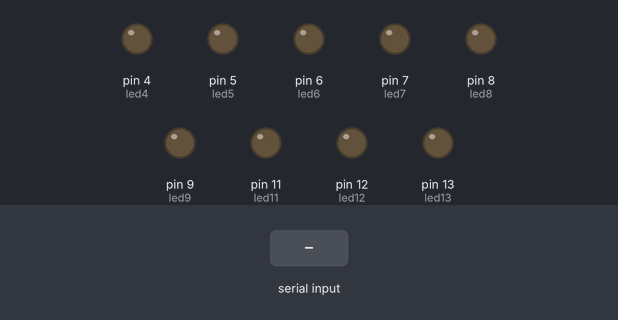
A sketch run on a simulated Arduino Uno, built with avr-gcc and run on an emulated ATmega328P. On the bench: output pins drawn as LEDs (lit = HIGH). The inputs (shaded band) are chosen by the test bench.

Above: at 1.2 s.
1.3 s: "1" received over Serial
At 2.5 s:
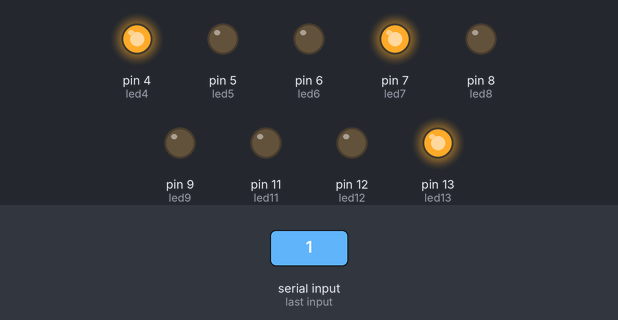
2.8 s: "2" received over Serial
At 3.6 s:
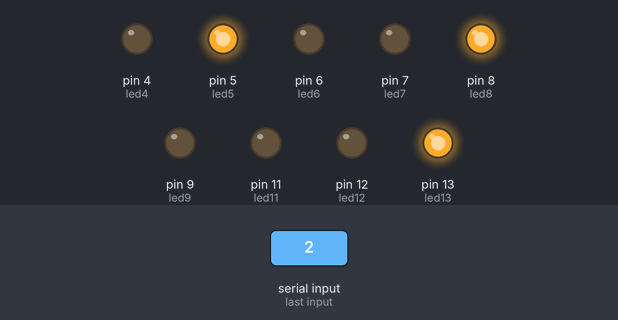
4.3 s: "3" received over Serial
At 4.8 s:
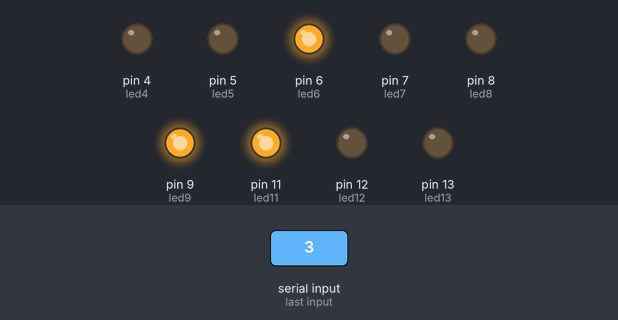
5.8 s: "4" received over Serial
At 7.0 s:
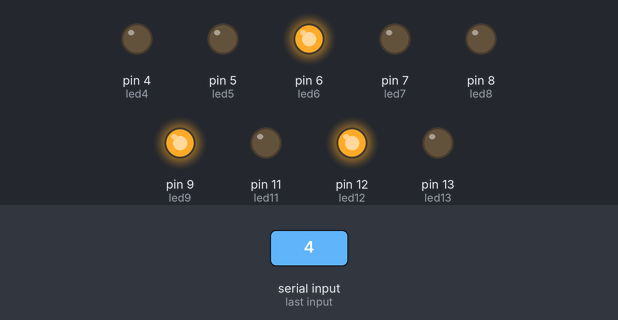
7.3 s: "2" received over Serial
At 8.2 s:
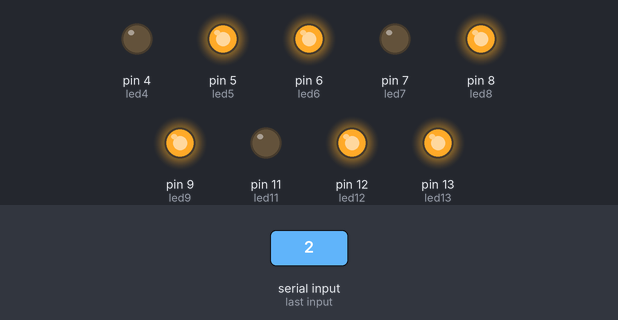
8.8 s: "1" received over Serial
At 9.4 s:
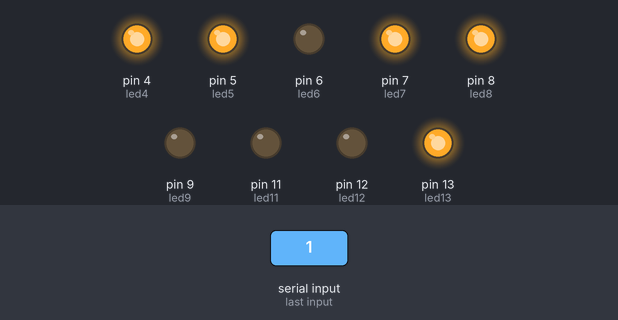
Timing chart, 0 to 11.3 s (numbered marks = the images above; inputs shaded):
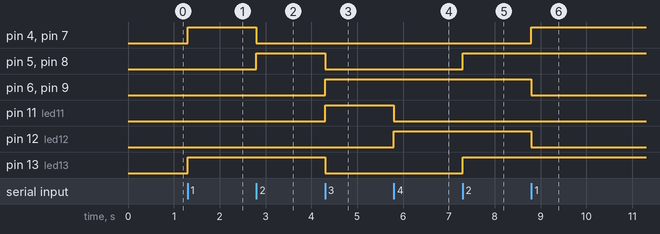

The sketch:

Rel5_Parte1.ino
```cpp
char entrada = '0';
int led13 = 13;
int led12 = 12;
int led11 = 11;
int led9 = 9;
int led8 = 8;
int led7 = 7;
int led6 = 6;
int led5 = 5;
int led4 = 4;
int i;
void setup() {
	Serial.begin(9600);     // abre a porta serial a 9600 bps
	pinMode(led13,OUTPUT);  // S1 vermelho
	pinMode(led12,OUTPUT);  // S1 amarelo
	pinMode(led11,OUTPUT);  // S1 verde
	pinMode(led9,OUTPUT);   // S2 vermelho
	pinMode(led8,OUTPUT);   // S2 amarelo
	pinMode(led7,OUTPUT);   // S2 verde
	pinMode(led6,OUTPUT);   // S3 vermelho
	pinMode(led5,OUTPUT);   // S3 amarelo
	pinMode(led4,OUTPUT);   // S3 verde
}

void loop() {

	// verifica se existe dados a ser lido
	if (Serial.available() > 0) {
		// le o dado
		entrada = Serial.read();

		if (entrada == '1'){
			digitalWrite(led12,LOW);//apaga amarelo S1
			digitalWrite(led13,HIGH);//acende vermelho S1
			digitalWrite(led9,LOW);//apaga vermelho S2
			digitalWrite(led7,HIGH);//acende verde S2
			digitalWrite(led6,LOW);//apaga vermelho S3
			digitalWrite(led4,HIGH);//acende verde S3
		}
		if (entrada == '2'){
			digitalWrite(led13,HIGH);//acende vermelho S1
			digitalWrite(led7,LOW);//apaga verde S2
			digitalWrite(led8,HIGH);//acende amarelo S2
			digitalWrite(led4,LOW);//apaga verde S3
			digitalWrite(led5,HIGH);//acende amarelo S3
		}
		if (entrada == '3'){
			digitalWrite(led8,LOW);//apaga amarelo S2
			digitalWrite(led9,HIGH);//acende vermelho S2
			digitalWrite(led5,LOW);//apaga amarelo S3
			digitalWrite(led6,HIGH);//acende vermelho S3
			digitalWrite(led13,LOW);//apaga vermelho S1
			digitalWrite(led11,HIGH);//acende verde S1
		}
		if (entrada == '4'){
			digitalWrite(led11,LOW);//apaga verde S1
			digitalWrite(led12,HIGH);//acende amarelo S1
			digitalWrite(led9,HIGH);//acende vermelho S2
			digitalWrite(led6,HIGH);//acende vermelho S3
		}
	}
}
```

Measured:
- after the input at 1.3 s, pin 4 (led4), pin 7 (led7), pin 13 (led13): LOW → HIGH at once
- after the input at 2.8 s, pin 4 (led4), pin 7 (led7): HIGH → LOW at once; pin 5 (led5), pin 8 (led8): LOW → HIGH at once
- after the input at 4.3 s, pin 5 (led5), pin 8 (led8), pin 13 (led13): HIGH → LOW at once; pin 6 (led6), pin 9 (led9), pin 11 (led11): LOW → HIGH at once
- after the input at 5.8 s, pin 11 (led11): HIGH → LOW at once; pin 12 (led12): LOW → HIGH at once
- after the input at 7.3 s, pin 5 (led5), pin 8 (led8), pin 13 (led13): LOW → HIGH at once
- after the input at 8.8 s, pin 4 (led4), pin 7 (led7): LOW → HIGH at once; pin 6 (led6), pin 9 (led9), pin 12 (led12): HIGH → LOW at once
